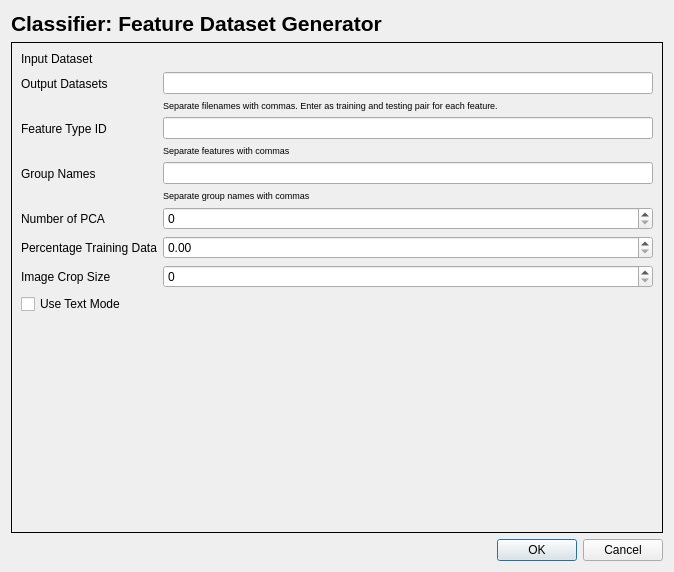
<?xml version="1.0" encoding="UTF-8"?>
<ui version="4.0">
 <class>FeatDatasetGeneratorDialogBase</class>
 <widget class="QDialog" name="FeatDatasetGeneratorDialogBase">
  <property name="geometry">
   <rect>
    <x>0</x>
    <y>0</y>
    <width>674</width>
    <height>572</height>
   </rect>
  </property>
  <property name="windowTitle">
   <string>Target Recognition &gt; Classifier: Feature Dataset Generator</string>
  </property>
  <property name="windowIcon">
   <iconset>
    <normaloff>icon.png</normaloff>icon.png</iconset>
  </property>
  <layout class="QGridLayout" name="gridLayout">
   <item row="4" column="1">
    <widget class="QDialogButtonBox" name="button_box">
     <property name="orientation">
      <enum>Qt::Horizontal</enum>
     </property>
     <property name="standardButtons">
      <set>QDialogButtonBox::Cancel|QDialogButtonBox::Ok</set>
     </property>
    </widget>
   </item>
   <item row="0" column="1" alignment="Qt::AlignLeft">
    <widget class="QLabel" name="title_label">
     <property name="minimumSize">
      <size>
       <width>540</width>
       <height>25</height>
      </size>
     </property>
     <property name="text">
      <string>&lt;!DOCTYPE HTML PUBLIC &quot;-//W3C//DTD HTML 4.0//EN&quot; &quot;http://www.w3.org/TR/REC-html40/strict.dtd&quot;&gt;
&lt;html&gt;&lt;head&gt;&lt;meta name=&quot;qrichtext&quot; content=&quot;1&quot; /&gt;&lt;style type=&quot;text/css&quot;&gt;
p, li { white-space: pre-wrap; }
&lt;/style&gt;&lt;/head&gt;&lt;body style=&quot; font-family:'MS Shell Dlg 2'; font-size:8pt; font-weight:400; font-style:normal;&quot;&gt;
&lt;p style=&quot; margin-top:0px; margin-bottom:0px; margin-left:0px; margin-right:0px; -qt-block-indent:0; text-indent:0px;&quot;&gt;&lt;span style=&quot; font-family:'Sans Serif'; font-size:16pt; font-weight:600;&quot;&gt;Classifier: Feature Dataset Generator&lt;/span&gt;&lt;/p&gt;&lt;/body&gt;&lt;/html&gt;</string>
     </property>
     <property name="scaledContents">
      <bool>false</bool>
     </property>
     <property name="alignment">
      <set>Qt::AlignLeading|Qt::AlignLeft|Qt::AlignVCenter</set>
     </property>
    </widget>
   </item>
   <item row="2" column="1">
    <widget class="QStackedWidget" name="stackedWidget">
     <property name="frameShape">
      <enum>QFrame::Box</enum>
     </property>
     <widget class="QWidget" name="stackedWidgetPage1">
      <layout class="QFormLayout" name="formLayout">
       <item row="0" column="0">
        <widget class="QLabel" name="inputDatasetLabel">
         <property name="text">
          <string>Input Dataset</string>
         </property>
        </widget>
       </item>
       <item row="0" column="1">
        <widget class="QgsFileWidget" name="inputDatasetQgsFileWidget">
         <property name="toolTip">
          <string>&lt;html&gt;&lt;head/&gt;&lt;body&gt;&lt;p&gt;Input Dataset filenames&lt;/p&gt;&lt;/body&gt;&lt;/html&gt;</string>
         </property>
         <property name="filter">
          <string>*.h5;;*.*</string>
         </property>
        </widget>
       </item>
       <item row="1" column="0">
        <widget class="QLabel" name="outputDatasetLabel">
         <property name="text">
          <string>Output Datasets</string>
         </property>
        </widget>
       </item>
       <item row="1" column="1">
        <layout class="QVBoxLayout" name="outputDatasetVBoxLayout">
         <item>
          <widget class="QLineEdit" name="outputDatasetLineEdit">
           <property name="toolTip">
            <string>&lt;html&gt;&lt;head/&gt;&lt;body&gt;&lt;p&gt;Output dataset filenames entered as traning and testing pair for each feature ((comma-seperated list))&lt;/p&gt;&lt;/body&gt;&lt;/html&gt;</string>
           </property>
          </widget>
         </item>
         <item>
          <widget class="QLabel" name="outputDatasetHelpLabel">
           <property name="text">
            <string>&lt;html&gt;&lt;head/&gt;&lt;body&gt;&lt;p&gt;&lt;span style=&quot; font-size:7pt;&quot;&gt;Separate filenames with commas. Enter as training and testing pair for each feature.&lt;/span&gt;&lt;/p&gt;&lt;/body&gt;&lt;/html&gt;</string>
           </property>
          </widget>
         </item>
        </layout>
       </item>
       <item row="2" column="0">
        <widget class="QLabel" name="fftFeatureLabel">
         <property name="text">
          <string>Feature Type ID</string>
         </property>
        </widget>
       </item>
       <item row="2" column="1">
        <layout class="QVBoxLayout" name="fftFeatureVBoxLayout">
         <item>
          <widget class="QLineEdit" name="fftFeatureLineEdit">
           <property name="toolTip">
            <string>&lt;html&gt;&lt;head/&gt;&lt;body&gt;&lt;p&gt;Feature : 1-FFT, 2-FFTPCA, 3-Humoment, 4-HuMomentPCA&lt;/p&gt;&lt;/body&gt;&lt;/html&gt;</string>
           </property>
          </widget>
         </item>
         <item>
          <widget class="QLabel" name="fftFeatureHelpLabel">
           <property name="text">
            <string>&lt;html&gt;&lt;head/&gt;&lt;body&gt;&lt;p&gt;&lt;span style=&quot; font-size:7pt;&quot;&gt;Separate features with commas&lt;/span&gt;&lt;/p&gt;&lt;/body&gt;&lt;/html&gt;</string>
           </property>
          </widget>
         </item>
        </layout>
       </item>
       <item row="3" column="0">
        <widget class="QLabel" name="groupNamesLabel">
         <property name="text">
          <string>Group Names</string>
         </property>
        </widget>
       </item>
       <item row="3" column="1">
        <layout class="QVBoxLayout" name="groupNamesVBoxLayout">
         <item>
          <widget class="QLineEdit" name="groupNamesLineEdit">
           <property name="toolTip">
            <string>&lt;html&gt;&lt;head/&gt;&lt;body&gt;&lt;p&gt;Group names&lt;/p&gt;&lt;/body&gt;&lt;/html&gt;</string>
           </property>
          </widget>
         </item>
         <item>
          <widget class="QLabel" name="groupNamesHelpLabel">
           <property name="text">
            <string>&lt;html&gt;&lt;head/&gt;&lt;body&gt;&lt;p&gt;&lt;span style=&quot; font-size:7pt;&quot;&gt;Separate group names with commas&lt;/span&gt;&lt;/p&gt;&lt;/body&gt;&lt;/html&gt;</string>
           </property>
          </widget>
         </item>
        </layout>
       </item>
       <item row="5" column="0">
        <widget class="QLabel" name="numberPCALabel">
         <property name="text">
          <string>Number of PCA</string>
         </property>
        </widget>
       </item>
       <item row="5" column="1">
        <widget class="QSpinBox" name="numberPCASpinBox">
         <property name="toolTip">
          <string>&lt;html&gt;&lt;head/&gt;&lt;body&gt;&lt;p&gt;Number of PCA&lt;/p&gt;&lt;/body&gt;&lt;/html&gt;</string>
         </property>
         <property name="maximum">
          <number>2147483647</number>
         </property>
        </widget>
       </item>
       <item row="6" column="0">
        <widget class="QLabel" name="percentageTrainingDataLabel">
         <property name="text">
          <string>Percentage Training Data</string>
         </property>
        </widget>
       </item>
       <item row="6" column="1">
        <widget class="QDoubleSpinBox" name="percentageTrainingDataDoubleSpinBox">
         <property name="toolTip">
          <string>&lt;html&gt;&lt;head/&gt;&lt;body&gt;&lt;p&gt;Percentage Training Data&lt;/p&gt;&lt;/body&gt;&lt;/html&gt;</string>
         </property>
         <property name="maximum">
          <double>1.000000000000000</double>
         </property>
         <property name="singleStep">
          <double>0.010000000000000</double>
         </property>
        </widget>
       </item>
       <item row="7" column="0">
        <widget class="QLabel" name="imageCropSizeLabel">
         <property name="text">
          <string>Image Crop Size</string>
         </property>
        </widget>
       </item>
       <item row="7" column="1">
        <widget class="QSpinBox" name="imageCropSizeSpinBox">
         <property name="toolTip">
          <string>&lt;html&gt;&lt;head/&gt;&lt;body&gt;&lt;p&gt;Image Crop Size&lt;/p&gt;&lt;/body&gt;&lt;/html&gt;</string>
         </property>
         <property name="maximum">
          <number>100</number>
         </property>
        </widget>
       </item>
       <item row="8" column="0">
        <widget class="QCheckBox" name="textModeCheckBox">
         <property name="toolTip">
          <string>&lt;html&gt;&lt;head/&gt;&lt;body&gt;&lt;p&gt;Text Mode- Write feature data to file&lt;/p&gt;&lt;/body&gt;&lt;/html&gt;</string>
         </property>
         <property name="text">
          <string>Use Text Mode</string>
         </property>
        </widget>
       </item>
      </layout>
     </widget>
    </widget>
   </item>
  </layout>
 </widget>
 <customwidgets>
  <customwidget>
   <class>QgsFileWidget</class>
   <extends>QWidget</extends>
   <header>qgsfilewidget.h</header>
  </customwidget>
 </customwidgets>
 <resources/>
 <connections>
  <connection>
   <sender>button_box</sender>
   <signal>accepted()</signal>
   <receiver>FeatDatasetGeneratorDialogBase</receiver>
   <slot>accept()</slot>
   <hints>
    <hint type="sourcelabel">
     <x>20</x>
     <y>20</y>
    </hint>
    <hint type="destinationlabel">
     <x>20</x>
     <y>20</y>
    </hint>
   </hints>
  </connection>
  <connection>
   <sender>button_box</sender>
   <signal>rejected()</signal>
   <receiver>FeatDatasetGeneratorDialogBase</receiver>
   <slot>reject()</slot>
   <hints>
    <hint type="sourcelabel">
     <x>20</x>
     <y>20</y>
    </hint>
    <hint type="destinationlabel">
     <x>20</x>
     <y>20</y>
    </hint>
   </hints>
  </connection>
 </connections>
</ui>
